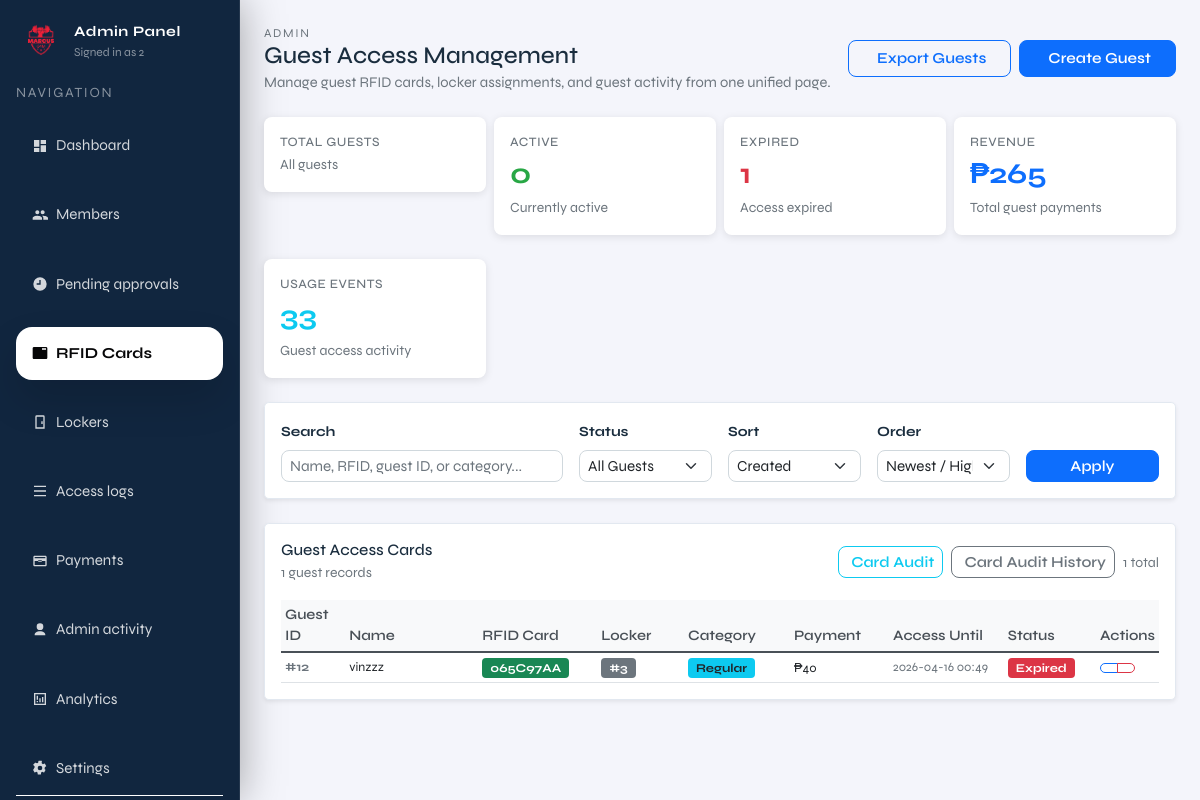
/admin/rfid (signed in), run on an earlier commit of the app's database.
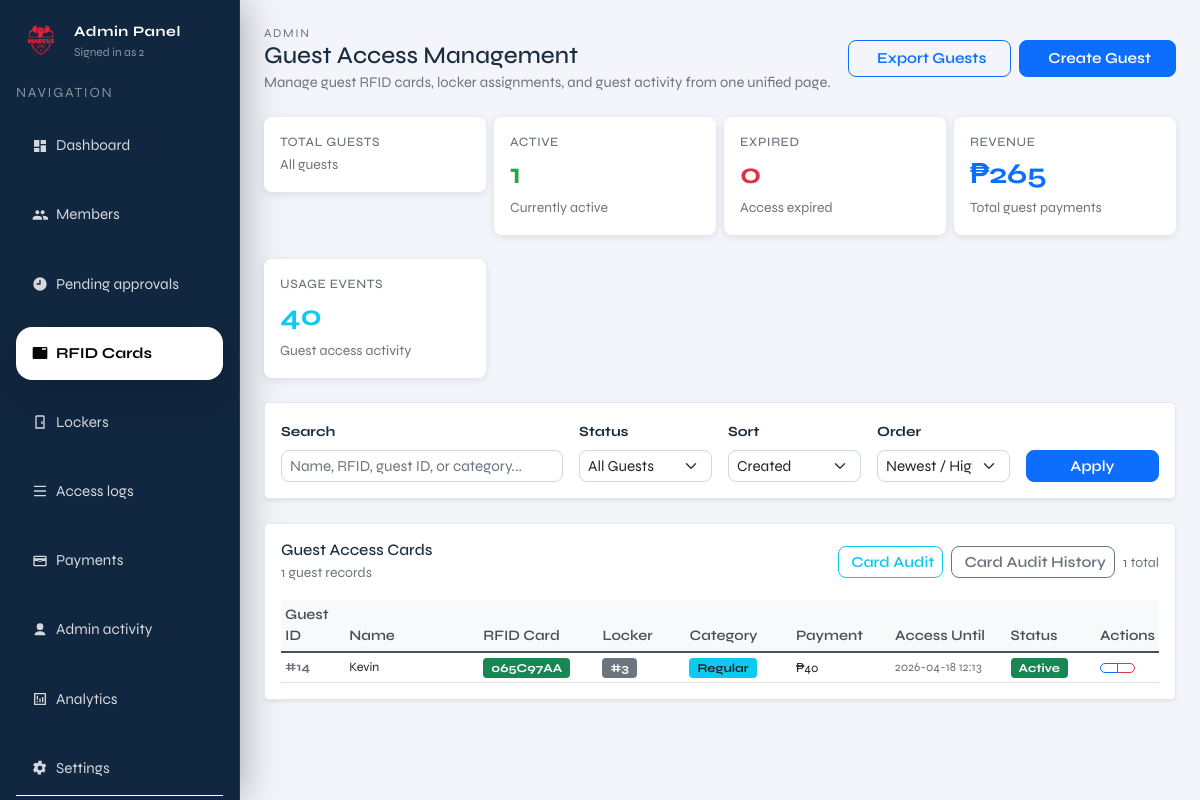
And on a later commit of the database.
### tables this page shows
CREATE TABLE members (
              id INTEGER PRIMARY KEY AUTOINCREMENT,
              full_name TEXT NOT NULL,
              address TEXT,
              contact_number TEXT,
              age INTEGER,
              category TEXT,
              payment_status TEXT NOT NULL DEFAULT 'unpaid',
              paid_at TEXT,
              status TEXT NOT NULL DEFAULT 'pending',
              created_at TEXT NOT NULL DEFAULT (datetime('now'))
            , locker_id INTEGER, fingerprint_uid TEXT, rfid_uid TEXT, expiry_date TEXT, member_type TEXT DEFAULT 'regular');

### admin.py (the view, shortened to what this page needs)
@admin_bp.get("/rfid")
def admin_rfid():
    guard = _require_admin()
    if guard is not None:
        return guard
    q = request.args.get("q", "").strip()
    status_filter = request.args.get("status", "all")  # all|active|expired
    sort_by = request.args.get("sort", "created_at")  # created_at|total_payments|name
    sort_order = request.args.get("order", "desc")  # asc|desc
    now_local = datetime.now().strftime("%Y-%m-%d %H:%M:%S")
    with connect() as conn:
        base_query = """
        SELECT
            m.id,
            m.full_name,
            m.rfid_uid,
            m.locker_id,
            m.expiry_date,
            CASE
                WHEN LOWER(TRIM(m.category)) = 'student' THEN 'student'
                ELSE 'regular'
            END AS category,
            m.created_at,
            COALESCE((SELECT SUM(amount) FROM payments p2 WHERE p2.member_id = m.id), 0) AS total_payments,
            COALESCE((SELECT COUNT(*) FROM payments p2 WHERE p2.member_id = m.id), 0) AS payment_count,
            COUNT(al.id) AS total_access_events,
            MAX(al.created_at) AS last_access_time,
            (SELECT grc.status
               FROM guest_rfid_cards grc
               WHERE grc.guest_id = m.id
               ORDER BY grc.issue_time DESC
               LIMIT 1) AS card_status,
            (SELECT grc.expires_at
               FROM guest_rfid_cards grc
               WHERE grc.guest_id = m.id
               ORDER BY grc.issue_time DESC
               LIMIT 1) AS card_expires_at,
            (SELECT grc.expected_return_time
               FROM guest_rfid_cards grc
               WHERE grc.guest_id = m.id
               ORDER BY grc.issue_time DESC
               LIMIT 1) AS card_expected_return_time
        FROM members m
        LEFT JOIN access_logs al ON al.actor_type = 'guest' AND al.actor_ref = m.rfid_uid
        WHERE m.member_type = 'guest'
        """
        params = []
        if q:
            base_query += " AND (m.full_name LIKE ? OR m.rfid_uid LIKE ? OR CAST(m.id AS TEXT) LIKE ? OR m.category LIKE ? )"
            search_param = f"%{q}%"
            params.extend([search_param, search_param, search_param, search_param])
        if status_filter == "active":
            base_query += " AND (m.expiry_date IS NULL OR REPLACE(m.expiry_date, 'T', ' ') >= ?)"
            params.append(now_local)
        elif status_filter == "expired":
            base_query += " AND REPLACE(m.expiry_date, 'T', ' ') < ?"
            params.append(now_local)
        base_query += " AND NOT EXISTS (\n"
        base_query += "            SELECT 1 FROM guest_rfid_cards grc\n"
        base_query += "            WHERE grc.guest_id = m.id\n"
        base_query += "              AND grc.issue_time = (\n"
        base_query += "                  SELECT MAX(issue_time) FROM guest_rfid_cards grc2 WHERE grc2.guest_id = m.id\n"
        base_query += "              )\n"
        base_query += "              AND grc.status IN ('RETURNED', 'BLACKLISTED', 'LOST')\n"
        base_query += "        )"
        base_query += " GROUP BY m.id, m.full_name, m.rfid_uid, m.locker_id, m.expiry_date, m.category, m.created_at"
        sort_column_map = {
            "created_at": "m.created_at",
            "total_payments": "total_payments",
            "name": "m.full_name"
        }
        sort_column = sort_column_map.get(sort_by, "m.created_at")
        base_query += f" ORDER BY {sort_column} {'DESC' if sort_order == 'desc' else 'ASC'}"
        guests = conn.execute(base_query, params).fetchall()
        total_guests = conn.execute(
            "SELECT COUNT(*) AS c FROM members WHERE member_type = 'guest'"
        ).fetchone()["c"]
        active_count = conn.execute(
            """
            SELECT COUNT(*) AS c
            FROM members m
            WHERE m.member_type = 'guest'
              AND EXISTS (
                  SELECT 1 FROM guest_rfid_cards grc
                  WHERE grc.guest_id = m.id
                    AND grc.issue_time = (
                        SELECT MAX(issue_time) FROM guest_rfid_cards grc2 WHERE grc2.guest_id = m.id
                    )
                    AND grc.status = 'ACTIVE'
                    AND grc.expires_at >= ?
              )
            """,
            (now_local,),
        ).fetchone()["c"]
        expired_count = conn.execute(
            """
            SELECT COUNT(*) AS c
            FROM members m
            WHERE m.member_type = 'guest'
              AND EXISTS (
                  SELECT 1 FROM guest_rfid_cards grc
                  WHERE grc.guest_id = m.id
                    AND grc.issue_time = (
                        SELECT MAX(issue_time) FROM guest_rfid_cards grc2 WHERE grc2.guest_id = m.id
                    )
                    AND (
                        grc.status = 'EXPIRED'
                        OR (grc.status = 'ACTIVE' AND grc.expires_at < ?)
                    )
              )
            """,
            (now_local,),
        ).fetchone()["c"]
        total_revenue = conn.execute(
            """
            SELECT COALESCE(SUM(p.amount), 0) AS total
            FROM payments p
            JOIN members m ON p.member_id = m.id
            WHERE m.member_type = 'guest'
            """
        ).fetchone()["total"]
        total_access_events = conn.execute(
            "SELECT COUNT(*) AS c FROM access_logs WHERE actor_type = 'guest'"
        ).fetchone()["c"]
    guests = [dict(g) for g in guests]
    card_active_count = sum(1 for guest in guests if guest.get('card_status') == 'ACTIVE')
    card_expired_count = sum(1 for guest in guests if guest.get('card_status') == 'EXPIRED' or (guest.get('card_status') == 'ACTIVE' and guest.get('card_expires_at') and guest['card_expires_at'] < now_local))
    card_returned_count = sum(1 for guest in guests if guest.get('card_status') == 'RETURNED')
    card_blacklisted_count = sum(1 for guest in guests if guest.get('card_status') == 'BLACKLISTED')
    card_lost_count = sum(1 for guest in guests if guest.get('card_status') == 'LOST')
    return render_template(
        "admin/pages/admin_rfid.html",
        current_page="rfid",
        admin_username=session.get("admin_username"),
        current_admin_id=session.get("admin_id", 1),
        guests=guests,
        q=q,
        status_filter=status_filter,
        sort_by=sort_by,
        sort_order=sort_order,
        active_count=active_count,
        expired_count=expired_count,
        card_active_count=card_active_count,
        card_expired_count=card_expired_count,
        card_returned_count=card_returned_count,
        card_blacklisted_count=card_blacklisted_count,
        card_lost_count=card_lost_count,
        total_revenue=total_revenue,
        total_access_events=total_access_events,
        now=datetime.now(),
    )

### admin.py (called while the page is built)
def _require_admin():
    if not session.get("admin_logged_in"):
        return redirect(url_for("admin.admin_login"))
    return None

@admin_bp.before_request
def _protect_admin_routes():
    if request.endpoint in ("admin.admin_login", "admin.admin_login_submit"):
        return None
    if not session.get("admin_logged_in"):
        return redirect(url_for("admin.admin_login"))

### db.py (called while the page is built, shortened)
def _db_path() -> Path:
    env_path = os.getenv("LOCKER_DB_PATH")
    if env_path:
        return Path(env_path)
    current_dir = Path(__file__).resolve().parent
    candidate_paths = [
        current_dir / "locker.sqlite3",
        current_dir / "locker.db",
        current_dir.parent / "locker.sqlite3",
        current_dir.parent / "locker.db",
    ]
    for path in candidate_paths:
        if path.exists():
            return path
    return current_dir.parent / "locker.sqlite3"

def _database_url() -> Optional[str]:
    return os.getenv("DATABASE_URL") or os.getenv("POSTGRES_URL")

    def _translate_sql(self, sql: str, params: Optional[Iterable[Any]] = None) -> str:
        if not self._is_postgres:
            return sql

### templates/admin/pages/admin_rfid.html (shortened to what the changed rows need)
{% extends "admin/layout/admin.html" %}
{% block admin_content %}
  <div class="d-flex justify-content-between align-items-center mb-4 flex-column flex-sm-row gap-3">
    <div>
      <h1 class="h4 mb-0">Guest Access Management</h1>
    </div>
  </div>
  <div class="row g-2 mb-4">
    <div class="col-6 col-lg-3">
      <div class="card" style="border: none; box-shadow: 0 2px 8px rgba(0,0,0,0.1); border-radius: 0.5rem;">
        <div class="card-body p-3">
          <div style="color: #6c757d; font-size: 0.8rem; font-weight: 500; text-transform: uppercase; letter-spacing: 0.04em;">Active</div>
          <div style="font-size: 1.8rem; font-weight: 700; color: #28a745;">{{ active_count }}</div>
          <small class="text-muted">Currently active</small>
        </div>
      </div>
    </div>
    <div class="col-6 col-lg-3">
      <div class="card" style="border: none; box-shadow: 0 2px 8px rgba(0,0,0,0.1); border-radius: 0.5rem;">
        <div class="card-body p-3">
          <div style="color: #6c757d; font-size: 0.8rem; font-weight: 500; text-transform: uppercase; letter-spacing: 0.04em;">Expired</div>
          <div style="font-size: 1.8rem; font-weight: 700; color: #dc3545;">{{ expired_count }}</div>
          <small class="text-muted">Access expired</small>
        </div>
      </div>
    </div>
  </div>
  <div class="row g-2 mb-4">
    <div class="col-6 col-lg-3">
      <div class="card" style="border: none; box-shadow: 0 2px 8px rgba(0,0,0,0.1); border-radius: 0.5rem;">
        <div class="card-body p-3">
          <div style="color: #6c757d; font-size: 0.8rem; font-weight: 500; text-transform: uppercase; letter-spacing: 0.04em;">Usage Events</div>
          <div style="font-size: 1.8rem; font-weight: 700; color: #0dcaf0;">{{ total_access_events }}</div>
          <small class="text-muted">Guest access activity</small>
        </div>
      </div>
    </div>
  </div>
  <div class="card shadow-sm rounded-3">
    <div class="card-body">
      <div class="guests-wrapper table-responsive">
        <table class="table table-sm table-hover align-middle mb-0">
          <thead class="position-sticky" style="top: 0; background: white; z-index: 10;">
            <tr>
              <th style="width: 70px;">Guest ID</th>
              <th style="width: 170px;">Name</th>
              <th style="width: 130px;">RFID Card</th>
              <th style="width: 100px;">Locker</th>
              <th style="width: 120px;">Category</th>
              <th style="width: 110px;">Payment</th>
              <th style="width: 140px;">Access Until</th>
              <th style="width: 100px;">Status</th>
              <th>Actions</th>
            </tr>
          </thead>
          <tbody>
            {% if guests %}
              {% for guest in guests %}
                {% set card_expires_at = guest.card_expires_at or guest.expiry_date %}
                {% set is_card_expired = card_expires_at and card_expires_at.replace('T', ' ') < now.strftime('%Y-%m-%d %H:%M:%S') %}
                {% if guest.card_status == 'ACTIVE' and is_card_expired %}
                  {% set card_status = 'EXPIRED' %}
                {% else %}
                  {% set card_status = guest.card_status or (is_card_expired and 'EXPIRED' or 'ACTIVE') %}
                {% endif %}
                <tr>
                  <td class="text-muted small fw-bold">#{{ guest.id }}</td>
                  <td class="small">{{ guest.full_name }}</td>
                  <td>
                    <span class="badge bg-success" style="font-size: 0.75rem;">{{ guest.rfid_uid }}</span>
                  </td>
                  <td>
                    {% if guest.locker_id is not none %}
                      <span class="badge bg-secondary" style="font-size: 0.75rem;">#{{ guest.locker_id }}</span>
                    {% else %}
                      <span class="text-muted small">—</span>
                    {% endif %}
                  </td>
                  <td>
                    {% set category_label = 'Student' if guest.category and guest.category|lower == 'student' else 'Regular' %}
                    <span class="badge bg-info text-dark" style="font-size: 0.75rem;">{{ category_label }}</span>
                  </td>
                  <td>
                    <span class="text-dark small fw-semibold">₱{{ "{:,}".format(guest.total_payments) }}</span>
                  </td>
                  <td class="text-muted small">
                    {{ (guest.card_expires_at or guest.expiry_date).replace('T', ' ')[:16] if (guest.card_expires_at or guest.expiry_date) else "—" }}
                  </td>
                  <td>
                    {% if card_status == 'ACTIVE' %}
                      <span class="badge bg-success" style="font-size: 0.75rem;">Active</span>
                    {% elif card_status == 'EXPIRED' %}
                      <span class="badge bg-danger" style="font-size: 0.75rem;">Expired</span>
                    {% elif card_status == 'RETURNED' %}
                      <span class="badge bg-warning text-dark" style="font-size: 0.75rem;">Returned</span>
                    {% elif card_status == 'BLACKLISTED' %}
                      <span class="badge bg-dark" style="font-size: 0.75rem;">Blacklisted</span>
                    {% elif card_status == 'LOST' %}
                      <span class="badge bg-secondary" style="font-size: 0.75rem;">Lost</span>
                    {% else %}
                      <span class="badge bg-secondary" style="font-size: 0.75rem;">{{ card_status }}</span>
                    {% endif %}
                  </td>
                  <td>
                    <div class="btn-group" role="group" aria-label="Guest actions">
                      <button type="button" class="btn btn-sm btn-outline-primary" title="View details"
                              onclick="showGuestDetails({{ guest.id }})">
                      </button>
                      <button type="button" class="btn btn-sm btn-outline-danger" title="Remove"
                              onclick="showDeleteModal('guest', { id: {{ guest.id }}, rfid_uid: '{{ guest.rfid_uid }}', name: '{{ guest.full_name|replace("'", "\\'") }}', locker_id: {{ guest.locker_id or 'null' }} }, function() { document.getElementById('deleteForm{{ guest.id }}').submit(); })">
                      </button>
                    </div>
                  </td>
                </tr>
              {% endfor %}
            {% endif %}
          </tbody>
        </table>
      </div>
    </div>
  </div>
{% endblock %}

What changed in the data, as far as the page shows it:
removed members: id "12", full_name "vinzzz", rfid_uid "065C97AA", locker_id "3", category "Regular", total_payments "40", expiry_date "2026-04-16 00:49", shows "Expired"
added members: id "14", full_name "Kevin", rfid_uid "065C97AA", locker_id "3", category "Regular", total_payments "40", expiry_date "2026-04-18 12:13", shows "Active"
Also different on the page:
{{ active_count }}: "0" → "1"
{{ expired_count }}: "1" → "0"
{{ total_access_events }}: "33" → "40"
